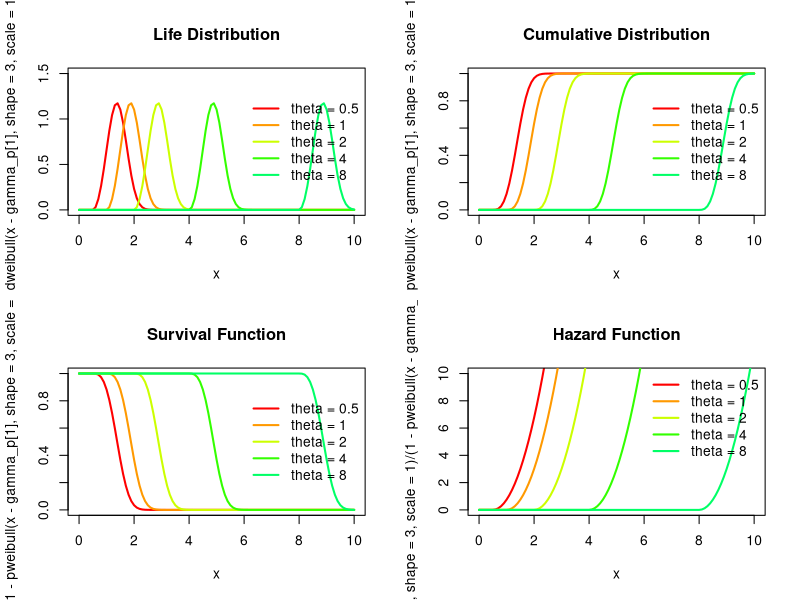

Reproduce this figure in R.
##### Weibull Distribution with 3 parameters
### parameter: alpha
gamma_p = c(0.5, 1, 2, 4, 8)	# location

### Input Variable
x = seq(0, 10, length.out = 101)

color = rainbow(10)
par(mfrow = c(2, 2))


### Life Distribution
plot(x, dweibull(x-gamma_p[1], shape=3, scale=1), xlim=c(0, 10), ylim=c(0, 1.5), col=color[1], lwd=2, type = 'l', main="Life Distribution")
for (i in 2:5)	{	lines(x, dweibull(x-gamma_p[i], shape=3, scale=1), col=color[i], lwd=2);	}
legend('right', bty = 'n', lwd=2, col=color[1:5], legend = c('theta = 0.5', 'theta = 1', 'theta = 2', 'theta = 4', 'theta = 8'))

### Cumulative Distribution
plot(x, pweibull(x-gamma_p[1], shape=3, scale=1), xlim=c(0, 10), ylim=c(0, 1), col=color[1], lwd=2, type = 'l', main="Cumulative Distribution")
for (i in 2:5)	{	lines(x, pweibull(x-gamma_p[i], shape=3, scale=1), col=color[i], lwd=2);	}
legend('right', bty = 'n', lwd=2, col=color[1:5], legend = c('theta = 0.5', 'theta = 1', 'theta = 2', 'theta = 4', 'theta = 8'))

### Survival Function
plot(x, 1-pweibull(x-gamma_p[1], shape=3, scale=1), xlim=c(0, 10), ylim=c(0, 1), col=color[1], lwd=2, type = 'l', main="Survival Function")
for (i in 2:5)	{	lines(x, 1-pweibull(x-gamma_p[i], shape=3, scale=1), col=color[i], lwd=2);	}
legend('right', bty = 'n', lwd=2, col=color[1:5], legend = c('theta = 0.5', 'theta = 1', 'theta = 2', 'theta = 4', 'theta = 8'))

### Hazard Function
plot(x, dweibull(x-gamma_p[1], shape=3, scale=1)/(1-pweibull(x-gamma_p[1], shape=3, scale=1)), xlim=c(0, 10), ylim=c(0, 10), col=color[1], lwd=2, type = 'l', main="Hazard Function")
for (i in 2:5) {	lines(x, dweibull(x-gamma_p[i], shape=3, scale=1)/(1-pweibull(x-gamma_p[i], shape=3, scale=1)), col=color[i], lwd=2);	}
legend('topright', bty = 'n', lwd=2, col=color[1:5], legend = c('theta = 0.5', 'theta = 1', 'theta = 2', 'theta = 4', 'theta = 8'))